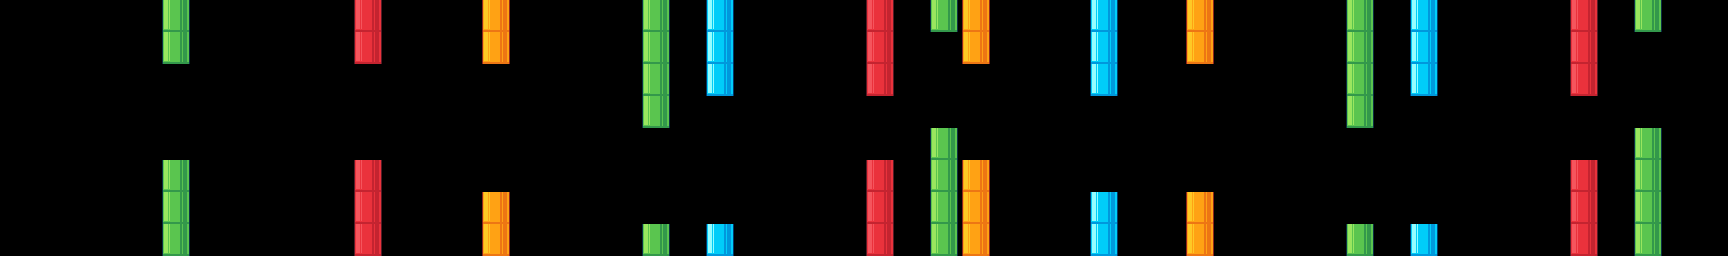

Below is a game level as drawn by its tile map, then a one-line description and the .tmx file that defines it, in full:
An orthogonal 54x8 tile map with 32x32 px tiles, 1 tile layer (obstacles).

<map version="1.10" tiledversion="1.11.2" orientation="orthogonal" renderorder="right-down" width="54" height="8" tilewidth="32" tileheight="32" infinite="0" nextlayerid="3" nextobjectid="1">
 <tileset firstgid="1" name="tiles" tilewidth="32" tileheight="32" tilecount="12" columns="4">
  <image source="tiles.png" width="128" height="112" />
 </tileset>
 <layer id="1" name="obstacles" width="54" height="8">
  <data encoding="csv">
0,0,0,0,0,5,0,0,0,0,0,7,0,0,0,6,0,0,0,0,5,0,8,0,0,0,0,7,0,5,6,0,0,0,8,0,0,6,0,0,0,0,5,0,8,0,0,0,0,7,0,5,0,0,
0,0,0,0,0,5,0,0,0,0,0,7,0,0,0,6,0,0,0,0,5,0,8,0,0,0,0,7,0,0,6,0,0,0,8,0,0,6,0,0,0,0,5,0,8,0,0,0,0,7,0,0,0,0,
0,0,0,0,0,0,0,0,0,0,0,0,0,0,0,0,0,0,0,0,5,0,8,0,0,0,0,7,0,0,0,0,0,0,8,0,0,0,0,0,0,0,5,0,8,0,0,0,0,7,0,0,0,0,
0,0,0,0,0,0,0,0,0,0,0,0,0,0,0,0,0,0,0,0,5,0,0,0,0,0,0,0,0,0,0,0,0,0,0,0,0,0,0,0,0,0,5,0,0,0,0,0,0,0,0,0,0,0,
0,0,0,0,0,0,0,0,0,0,0,0,0,0,0,0,0,0,0,0,0,0,0,0,0,0,0,0,0,5,0,0,0,0,0,0,0,0,0,0,0,0,0,0,0,0,0,0,0,0,0,5,0,0,
0,0,0,0,0,5,0,0,0,0,0,7,0,0,0,0,0,0,0,0,0,0,0,0,0,0,0,7,0,5,6,0,0,0,0,0,0,0,0,0,0,0,0,0,0,0,0,0,0,7,0,5,0,0,
0,0,0,0,0,5,0,0,0,0,0,7,0,0,0,6,0,0,0,0,0,0,0,0,0,0,0,7,0,5,6,0,0,0,8,0,0,6,0,0,0,0,0,0,0,0,0,0,0,7,0,5,0,0,
0,0,0,0,0,5,0,0,0,0,0,7,0,0,0,6,0,0,0,0,5,0,8,0,0,0,0,7,0,5,6,0,0,0,8,0,0,6,0,0,0,0,5,0,8,0,0,0,0,7,0,5,0,0
</data>
 </layer>
</map>
